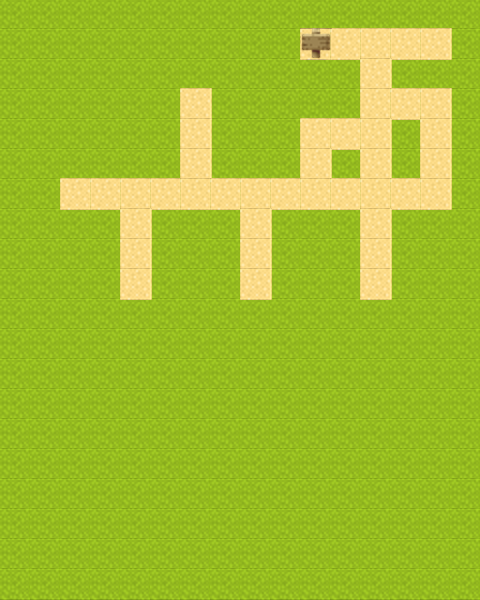

This game map was drawn from its Tiled (.tmx) file and the tilesets committed beside it. A one-line description and the full map source follow:
An orthogonal 16x20 tile map with 30x30 px tiles, 3 tile layers (ground, movable, goal).

<map version="1.5" tiledversion="1.5.0" orientation="orthogonal" renderorder="right-down" width="16" height="20" tilewidth="30" tileheight="30" infinite="0" nextlayerid="4" nextobjectid="1">
 <editorsettings>
  <export target="../src/stage/stage_and.json" format="json" />
 </editorsettings>
 <tileset firstgid="1" name="tilesets-big" tilewidth="32" tileheight="32" tilecount="528" columns="8">
  <image source="../src/images/tilesets-big.png" width="256" height="2112" />
 </tileset>
 <layer id="1" name="ground" width="16" height="20">
  <data encoding="csv">
33,33,33,33,33,33,33,33,33,33,33,33,33,33,33,33,
33,33,33,33,33,33,33,33,33,33,33,33,33,33,33,33,
33,33,33,33,33,33,33,33,33,33,33,33,33,33,33,33,
33,33,33,33,33,33,33,33,33,33,33,33,33,33,33,33,
33,33,33,33,33,33,33,33,33,33,33,33,33,33,33,33,
33,33,33,33,33,33,33,33,33,33,33,33,33,33,33,33,
33,33,33,33,33,33,33,33,33,33,33,33,33,33,33,33,
33,33,33,33,33,33,33,33,33,33,33,33,33,33,33,33,
33,33,33,33,33,33,33,33,33,33,33,33,33,33,33,33,
33,33,33,33,33,33,33,33,33,33,33,33,33,33,33,33,
33,33,33,33,33,33,33,33,33,33,33,33,33,33,33,33,
33,33,33,33,33,33,33,33,33,33,33,33,33,33,33,33,
33,33,33,33,33,33,33,33,33,33,33,33,33,33,33,33,
33,33,33,33,33,33,33,33,33,33,33,33,33,33,33,33,
33,33,33,33,33,33,33,33,33,33,33,33,33,33,33,33,
33,33,33,33,33,33,33,33,33,33,33,33,33,33,33,33,
33,33,33,33,33,33,33,33,33,33,33,33,33,33,33,33,
33,33,33,33,33,33,33,33,33,33,33,33,33,33,33,33,
33,33,33,33,33,33,33,33,33,33,33,33,33,33,33,33,
33,33,33,33,33,33,33,33,33,33,33,33,33,33,33,33
</data>
 </layer>
 <layer id="2" name="movable" width="16" height="20">
  <data encoding="csv">
0,0,0,0,0,0,0,0,0,0,0,0,0,0,0,0,
0,0,0,0,0,0,0,0,0,0,34,34,34,34,34,0,
0,0,0,0,0,0,0,0,0,0,0,0,34,0,0,0,
0,0,0,0,0,0,34,0,0,0,0,0,34,34,34,0,
0,0,0,0,0,0,34,0,0,0,34,34,34,0,34,0,
0,0,0,0,0,0,34,0,0,0,34,0,34,0,34,0,
0,0,34,34,34,34,34,34,34,34,34,34,34,34,34,0,
0,0,0,0,34,0,0,0,34,0,0,0,34,0,0,0,
0,0,0,0,34,0,0,0,34,0,0,0,34,0,0,0,
0,0,0,0,34,0,0,0,34,0,0,0,34,0,0,0,
0,0,0,0,0,0,0,0,0,0,0,0,0,0,0,0,
0,0,0,0,0,0,0,0,0,0,0,0,0,0,0,0,
0,0,0,0,0,0,0,0,0,0,0,0,0,0,0,0,
0,0,0,0,0,0,0,0,0,0,0,0,0,0,0,0,
0,0,0,0,0,0,0,0,0,0,0,0,0,0,0,0,
0,0,0,0,0,0,0,0,0,0,0,0,0,0,0,0,
0,0,0,0,0,0,0,0,0,0,0,0,0,0,0,0,
0,0,0,0,0,0,0,0,0,0,0,0,0,0,0,0,
0,0,0,0,0,0,0,0,0,0,0,0,0,0,0,0,
0,0,0,0,0,0,0,0,0,0,0,0,0,0,0,0
</data>
 </layer>
 <layer id="3" name="goal" width="16" height="20">
  <data encoding="csv">
0,0,0,0,0,0,0,0,0,0,0,0,0,0,0,0,
0,0,0,0,0,0,0,0,0,0,223,0,0,0,0,0,
0,0,0,0,0,0,0,0,0,0,0,0,0,0,0,0,
0,0,0,0,0,0,0,0,0,0,0,0,0,0,0,0,
0,0,0,0,0,0,0,0,0,0,0,0,0,0,0,0,
0,0,0,0,0,0,0,0,0,0,0,0,0,0,0,0,
0,0,0,0,0,0,0,0,0,0,0,0,0,0,0,0,
0,0,0,0,0,0,0,0,0,0,0,0,0,0,0,0,
0,0,0,0,0,0,0,0,0,0,0,0,0,0,0,0,
0,0,0,0,0,0,0,0,0,0,0,0,0,0,0,0,
0,0,0,0,0,0,0,0,0,0,0,0,0,0,0,0,
0,0,0,0,0,0,0,0,0,0,0,0,0,0,0,0,
0,0,0,0,0,0,0,0,0,0,0,0,0,0,0,0,
0,0,0,0,0,0,0,0,0,0,0,0,0,0,0,0,
0,0,0,0,0,0,0,0,0,0,0,0,0,0,0,0,
0,0,0,0,0,0,0,0,0,0,0,0,0,0,0,0,
0,0,0,0,0,0,0,0,0,0,0,0,0,0,0,0,
0,0,0,0,0,0,0,0,0,0,0,0,0,0,0,0,
0,0,0,0,0,0,0,0,0,0,0,0,0,0,0,0,
0,0,0,0,0,0,0,0,0,0,0,0,0,0,0,0
</data>
 </layer>
</map>